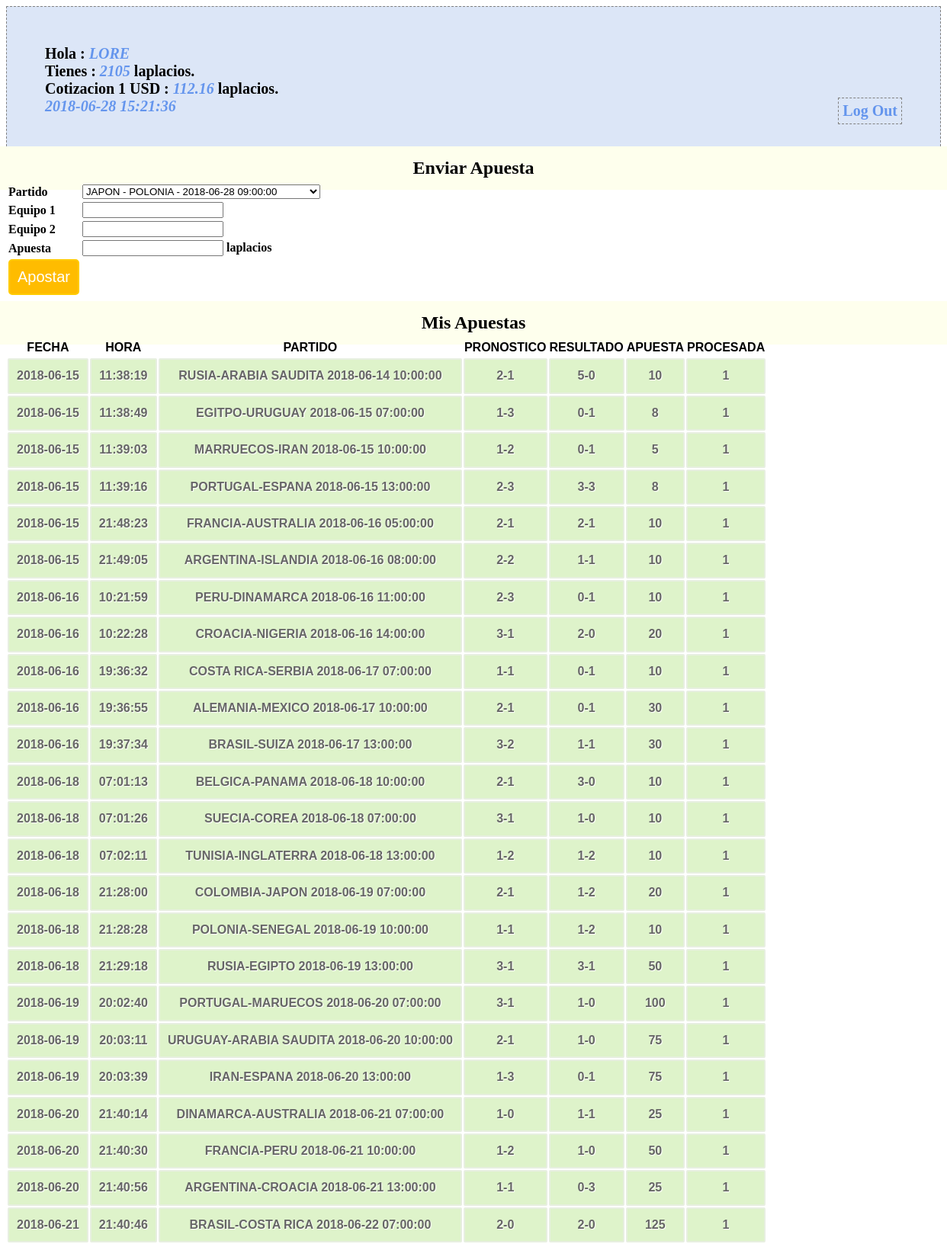
The page /profile.php (signed in, upper part) on the database its author committed.
### tables this page shows
CREATE TABLE `participantes` (
  `id_participante` bigint(20) unsigned NOT NULL AUTO_INCREMENT COMMENT 'id participante',
  `nombre` varchar(60) NOT NULL COMMENT 'nombre participante',
  `saldo` int(11) NOT NULL COMMENT 'valor del saldo',
  `passwd` varchar(10) NOT NULL,
  PRIMARY KEY (`id_participante`),
  UNIQUE KEY `id_participante` (`id_participante`)
);

CREATE TABLE `banco_central_laplacio` (
  `total_laplacios` int(11) NOT NULL,
  `total_dolares` int(11) NOT NULL,
  `reserva` int(11) NOT NULL,
  `impresos` int(11) NOT NULL,
  `cotizacion` float NOT NULL
);

CREATE TABLE `apuestas` (
  `id_apuesta` bigint(20) unsigned NOT NULL AUTO_INCREMENT,
  `id_participante` bigint(20) NOT NULL,
  `id_partido` bigint(20) NOT NULL,
  `apuesta_equipo_1` int(11) NOT NULL,
  `apuesta_equipo_2` int(11) NOT NULL,
  `apuesta_valor` int(11) NOT NULL,
  `apuesta_fecha` date NOT NULL,
  `apuesta_hora` time NOT NULL,
  `procesada` tinyint(1) DEFAULT NULL,
  PRIMARY KEY (`id_apuesta`),
  UNIQUE KEY `id_apuesta` (`id_apuesta`)
);

CREATE TABLE `partidos` (
  `id_partido` bigint(20) unsigned NOT NULL AUTO_INCREMENT,
  `equipo_1` varchar(50) NOT NULL,
  `equipo_2` varchar(50) NOT NULL,
  `fecha` date NOT NULL,
  `hora` time NOT NULL,
  `resultado_equipo_1` int(11) DEFAULT NULL,
  `resultado_equipo_2` int(11) DEFAULT NULL,
  `revisado` tinyint(1) DEFAULT NULL,
  PRIMARY KEY (`id_partido`),
  UNIQUE KEY `id_partido` (`id_partido`)
);

### conn.php (called while the page is built, shortened)
<?php
$connection = mysql_connect("localhost", "laplacios2018", "");
$user_check=$_SESSION['login_user'];
$ses_sql=mysql_query("select id_participante,nombre,saldo from participantes where nombre='$user_check'", $connection);
$row = mysql_fetch_assoc($ses_sql);
$login_session =$row['nombre'];
$login_id = $row['id_participante'];
$login_saldo = $row['saldo'];
?>

### session.php (called while the page is built, shortened)
<?php
require_once('conn.php');
$current_date = date('Y-m-d');
$current_time = date('H:i:s');
$games_query=mysql_query("SELECT DISTINCT id_partido,equipo_1,equipo_2,fecha,hora FROM partidos WHERE fecha >= '$current_date' AND revisado='0'",$connection);
$bets_query=mysql_query("select * from apuestas where id_participante='$login_id'");
$total_banco_prev_query = mysql_query("SELECT * FROM banco_central_laplacio WHERE 1");
$total_banco_prev_row = mysql_fetch_array($total_banco_prev_query);
?>

### profile.php (the view, shortened to what this page needs)
<?php
include('session.php');
?>
<!DOCTYPE html>
<html>
<head>
<link href="style.css" rel="stylesheet" type="text/css">
</head>
<body>
<div id="profile">
<b id="welcome">Hola : <i><?php echo $login_session;?></i></b><br/>
<b>Tienes : <i><?php echo $login_saldo;?></i> laplacios.</b><br/>
<b>Cotizacion 1 USD : <i><?php echo $total_banco_prev_row[4];?></i> laplacios.</b><br/>
<b><i><?php echo $current_date.' '.$current_time; ?></i>
<b id="logout"><a href="logout.php">Log Out</a></b>
</div>
<div>
  <h2>Enviar Apuesta</h2>
  <form id="form" name="form" method="post" action="">
  <table>
    <tr>
      <td>Partido</td>
      <td>
        <select name="id_partido">
          <?php
          while($game = mysql_fetch_array($games_query)) {
            $partido_name = $game[1] . " - " . $game[2] . " - " . $game[3] . " " . $game[4];
            echo '<option value="'.$game[0].'">'.$partido_name.'</option>';
          }
          echo "</select>";
          ?>
      </td>
    </tr>
    <tr>
      <td>Equipo 1</td>
      <td><input id="number" min="0" step="1" type="number" name="apuesta_equipo_1" /></td>
    </tr>
    <tr>
      <td>Equipo 2</td>
      <td><input id="number" min="0" step="1" type="number" name="apuesta_equipo_2" /></td>
    </tr>
    <tr>
      <td>Apuesta</td>
      <td><input id="number" min="0" step="1" type="number" name="apuesta_valor" /> laplacios</td>
    </tr>
    <tr>
      <td><input type="submit" name="submit" id="submit" value="Apostar" /></td>
    </tr>
  </table>
  </form>
</div>
<div class="">
  <h2>Mis Apuestas</h2>
  <table class="table1">
    <thead>
      <tr>
        <th>FECHA</th>
        <th>HORA</th>
        <th>PARTIDO</th>
        <th>PRONOSTICO</th>
        <th>RESULTADO</th>
        <th>APUESTA</th>
        <th>PROCESADA</th>
      </tr>
    </thead>
    <tbody>
    <?php
      while($bet = mysql_fetch_array($bets_query)){
        $g_query = mysql_query("select * from partidos where id_partido='$bet[2]'");
        $g_row = mysql_fetch_array($g_query);
        $match = $g_row[1].'-'.$g_row[2].' '.$g_row[3].' '.$g_row[4];
        $pron = $bet[3].'-'.$bet[4];
        $resultado = $g_row[5].'-'.$g_row[6];
        echo '<tr><td>'.$bet[6].'</td>'.'<td>'.$bet[7].'</td>'.'<td>'.$match.'</td>'.'<td>'.$pron.'</td><td>'.$resultado.'</td><td>'.$bet[5].'</td><td>'.$bet[8].'</td></tr>';
      }
    ?>
    </tbody>
  </table>
</div>
</body>

### style.css (style rules this page uses)
h2 { background-color:#FEFFED; text-align:center; border-radius:10px 10px 0 0; margin:-10px -40px; padding:15px }
input[type=submit] { width:100%; background-color:#FFBC00; color:#fff; border:2px solid #FFCB00; padding:10px; font-size:20px; cursor:pointer; border-radius:5px; margin-bottom:15px }
#profile { padding:50px; border:1px dashed grey; font-size:20px; background-color:#DCE6F7 }
#logout { float:right; padding:5px; border:dashed 1px gray }
a { text-decoration:none; color:#6495ed }
i { color:#6495ed }
table.table1 { font-family: "Trebuchet MS", sans-serif; font-size: 16px; font-weight: bold; line-height: 1.4em; font-style: normal; border-collapse:separate; }
.table1 tbody td { padding:10px; text-align:center; background-color:#DEF3CA; border: 2px solid #E7EFE0; -moz-border-radius:2px; -webkit-border-radius:2px; border-radius:2px; color:#666; text-shadow:1px 1px 1px #fff; }

### rows shown on the page
participantes: nombre "LORE", saldo "2105"
banco_central_laplacio: cotizacion "112.16"
apuestas: apuesta_fecha "2018-06-15", apuesta_hora "11:38:19", id_partido.hora "RUSIA-ARABIA SAUDITA 2018-06-14 10:00:00", pron "2-1", id_partido.resultado_equipo_2 "5-0", apuesta_valor "10", procesada "1"
apuestas: apuesta_fecha "2018-06-15", apuesta_hora "11:38:49", id_partido.hora "EGITPO-URUGUAY 2018-06-15 07:00:00", pron "1-3", id_partido.resultado_equipo_2 "0-1", apuesta_valor "8", procesada "1"
apuestas: apuesta_fecha "2018-06-15", apuesta_hora "11:39:03", id_partido.hora "MARRUECOS-IRAN 2018-06-15 10:00:00", pron "1-2", id_partido.resultado_equipo_2 "0-1", apuesta_valor "5", procesada "1"
apuestas: apuesta_fecha "2018-06-15", apuesta_hora "11:39:16", id_partido.hora "PORTUGAL-ESPANA 2018-06-15 13:00:00", pron "2-3", id_partido.resultado_equipo_2 "3-3", apuesta_valor "8", procesada "1"
apuestas: apuesta_fecha "2018-06-15", apuesta_hora "21:48:23", id_partido.hora "FRANCIA-AUSTRALIA 2018-06-16 05:00:00", pron "2-1", id_partido.resultado_equipo_2 "2-1", apuesta_valor "10", procesada "1"
apuestas: apuesta_fecha "2018-06-15", apuesta_hora "21:49:05", id_partido.hora "ARGENTINA-ISLANDIA 2018-06-16 08:00:00", pron "2-2", id_partido.resultado_equipo_2 "1-1", apuesta_valor "10", procesada "1"
apuestas: apuesta_fecha "2018-06-16", apuesta_hora "10:21:59", id_partido.hora "PERU-DINAMARCA 2018-06-16 11:00:00", pron "2-3", id_partido.resultado_equipo_2 "0-1", apuesta_valor "10", procesada "1"
apuestas: apuesta_fecha "2018-06-16", apuesta_hora "10:22:28", id_partido.hora "CROACIA-NIGERIA 2018-06-16 14:00:00", pron "3-1", id_partido.resultado_equipo_2 "2-0", apuesta_valor "20", procesada "1"
apuestas: apuesta_fecha "2018-06-16", apuesta_hora "19:36:32", id_partido.hora "COSTA RICA-SERBIA 2018-06-17 07:00:00", pron "1-1", id_partido.resultado_equipo_2 "0-1", apuesta_valor "10", procesada "1"
apuestas: apuesta_fecha "2018-06-16", apuesta_hora "19:36:55", id_partido.hora "ALEMANIA-MEXICO 2018-06-17 10:00:00", pron "2-1", id_partido.resultado_equipo_2 "0-1", apuesta_valor "30", procesada "1"
apuestas: apuesta_fecha "2018-06-16", apuesta_hora "19:37:34", id_partido.hora "BRASIL-SUIZA 2018-06-17 13:00:00", pron "3-2", id_partido.resultado_equipo_2 "1-1", apuesta_valor "30", procesada "1"
apuestas: apuesta_fecha "2018-06-18", apuesta_hora "07:01:13", id_partido.hora "BELGICA-PANAMA 2018-06-18 10:00:00", pron "2-1", id_partido.resultado_equipo_2 "3-0", apuesta_valor "10", procesada "1"
apuestas: apuesta_fecha "2018-06-18", apuesta_hora "07:01:26", id_partido.hora "SUECIA-COREA 2018-06-18 07:00:00", pron "3-1", id_partido.resultado_equipo_2 "1-0", apuesta_valor "10", procesada "1"
apuestas: apuesta_fecha "2018-06-18", apuesta_hora "07:02:11", id_partido.hora "TUNISIA-INGLATERRA 2018-06-18 13:00:00", pron "1-2", id_partido.resultado_equipo_2 "1-2", apuesta_valor "10", procesada "1"
apuestas: apuesta_fecha "2018-06-18", apuesta_hora "21:28:00", id_partido.hora "COLOMBIA-JAPON 2018-06-19 07:00:00", pron "2-1", id_partido.resultado_equipo_2 "1-2", apuesta_valor "20", procesada "1"
apuestas: apuesta_fecha "2018-06-18", apuesta_hora "21:28:28", id_partido.hora "POLONIA-SENEGAL 2018-06-19 10:00:00", pron "1-1", id_partido.resultado_equipo_2 "1-2", apuesta_valor "10", procesada "1"
apuestas: apuesta_fecha "2018-06-18", apuesta_hora "21:29:18", id_partido.hora "RUSIA-EGIPTO 2018-06-19 13:00:00", pron "3-1", id_partido.resultado_equipo_2 "3-1", apuesta_valor "50", procesada "1"
apuestas: apuesta_fecha "2018-06-19", apuesta_hora "20:02:40", id_partido.hora "PORTUGAL-MARUECOS 2018-06-20 07:00:00", pron "3-1", id_partido.resultado_equipo_2 "1-0", apuesta_valor "100", procesada "1"
apuestas: apuesta_fecha "2018-06-19", apuesta_hora "20:03:11", id_partido.hora "URUGUAY-ARABIA SAUDITA 2018-06-20 10:00:00", pron "2-1", id_partido.resultado_equipo_2 "1-0", apuesta_valor "75", procesada "1"
apuestas: apuesta_fecha "2018-06-19", apuesta_hora "20:03:39", id_partido.hora "IRAN-ESPANA 2018-06-20 13:00:00", pron "1-3", id_partido.resultado_equipo_2 "0-1", apuesta_valor "75", procesada "1"
apuestas: apuesta_fecha "2018-06-20", apuesta_hora "21:40:14", id_partido.hora "DINAMARCA-AUSTRALIA 2018-06-21 07:00:00", pron "1-0", id_partido.resultado_equipo_2 "1-1", apuesta_valor "25", procesada "1"
apuestas: apuesta_fecha "2018-06-20", apuesta_hora "21:40:30", id_partido.hora "FRANCIA-PERU 2018-06-21 10:00:00", pron "1-2", id_partido.resultado_equipo_2 "1-0", apuesta_valor "50", procesada "1"
apuestas: apuesta_fecha "2018-06-20", apuesta_hora "21:40:56", id_partido.hora "ARGENTINA-CROACIA 2018-06-21 13:00:00", pron "1-1", id_partido.resultado_equipo_2 "0-3", apuesta_valor "25", procesada "1"
apuestas: apuesta_fecha "2018-06-21", apuesta_hora "21:40:46", id_partido.hora "BRASIL-COSTA RICA 2018-06-22 07:00:00", pron "2-0", id_partido.resultado_equipo_2 "2-0", apuesta_valor "125", procesada "1"

### other values the page prints
$current_date "2018-06-28"
$current_time "15:21:36"
form field id_partido "JAPON - POLONIA - 2018-06-28 09:00:00"
